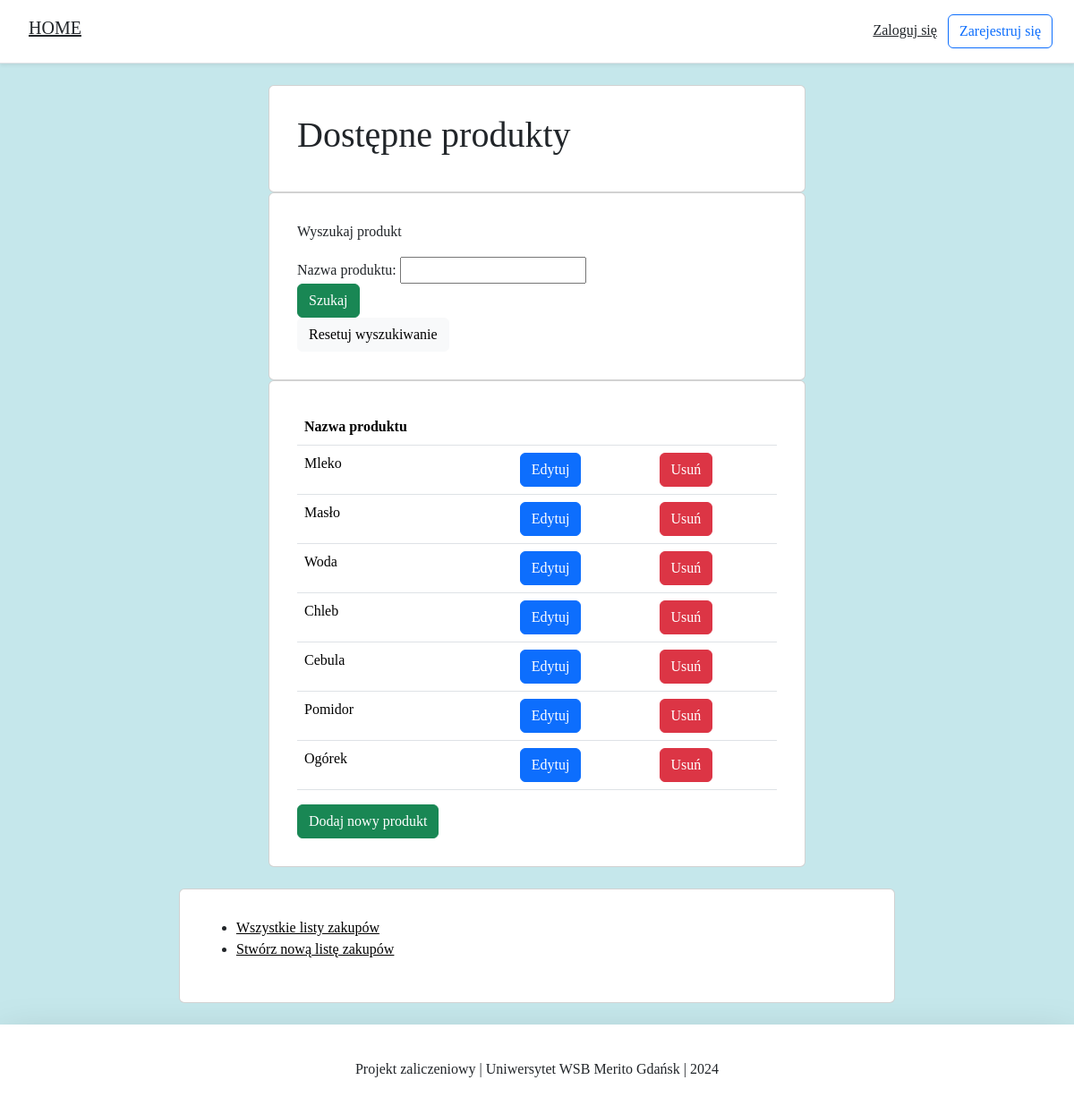
Before: /products/ with the older database file.
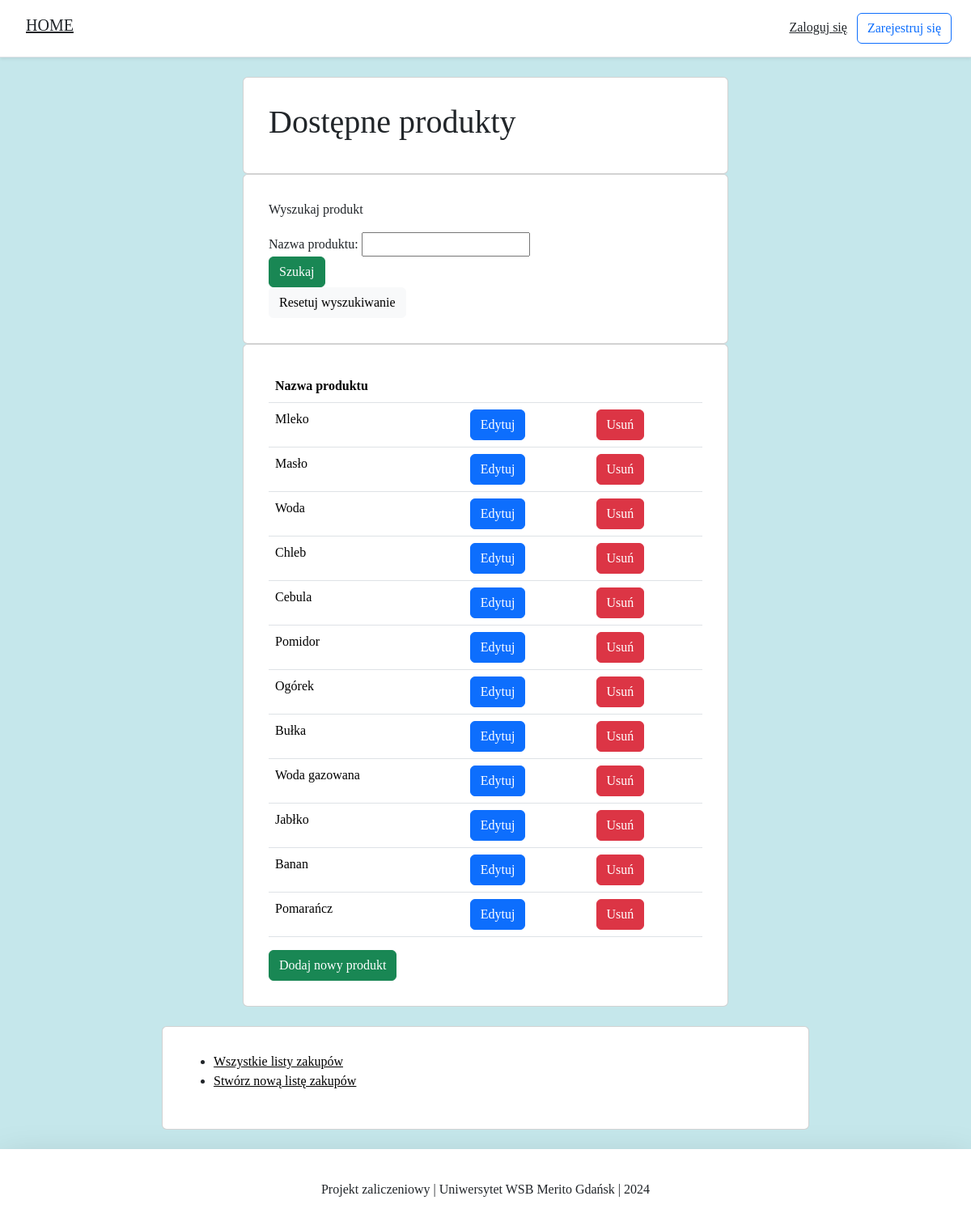
After: the same page with the newer database file.
### products/models.py (models this page shows, shortened)
class Products(models.Model):
    product_name = models.CharField(max_length=30, verbose_name="Nazwa produktu")
    class Meta:
        verbose_name_plural = "Produkty"

### products/views.py (the view, shortened to what this page needs)
# urls.py: path('products/', ProductsListView.as_view(), name='products'),
class ProductsListView(ListView):
    model = Products
    template_name = 'all_products.html'
    context_object_name = 'my_products'
    def get_queryset(self):
        return Products.objects.all()
    def get_context_data(self, **kwargs):
        context = super(ProductsListView, self).get_context_data(**kwargs)
        context["form"] = ProductsForm(self.request.POST or None)
        return context

### products/forms.py
class ProductsForm(forms.ModelForm):
    class Meta:
        model = Products
        fields = ('product_name', )

### products/templates/all_products.html (shortened to what this page needs)
{% extends 'base.html' %}
{% load static %}
{% block content %}
<body>
<div class="container">
    <div class="row justify-content-center">
        <div class="card card-main">
            <div class="card-body">
                <h1>Dostępne produkty</h1>
            </div>
        </div>
    </div>
</div>
<div class="container">
    <div class="row justify-content-center">
        <div class="card card-search">
            <div class="card-body">
                <p>Wyszukaj produkt</p>
                <form action="{% url 'products' %}" method="POST">
                    {% for field in form %}
                        <div class="fieldWrapper">
                            {{ field.label_tag }} {{ field }}
                        </div>
                    {% endfor %}
                    <input type="submit" class="btn btn-success" value="Szukaj">
                </form>
                <a href="{% url 'products' %}"  class="btn btn-light">Resetuj wyszukiwanie</a>
            </div>
        </div>
    </div>
</div>
<div class="container">
    <div class="row justify-content-center">
        <div class="card card-main">
            <div class="card-body">
                <table class="table">
                    <thead>
                        <tr>
                            <th>Nazwa produktu</th>
                            <th></th>
                            <th></th>
                        </tr>
                    </thead>
                    <tbody>
                        {% for x in my_products %}
                            <tr>
                                <td>{{ x.product_name }}</td>
                                <td><a href="{% url 'product_change' x.id %}" class="btn btn-primary">Edytuj</a></td>
                                <td><a href="{% url 'product_delete' x.id %}" class="btn btn-danger">Usuń</a></td>
                            </tr>
                        {% endfor %}
                    </tbody>
                </table>
                <a href="{% url 'product_create' %}" class="btn btn-success">Dodaj nowy produkt</a>
            </div>
        </div>
    </div>
</div>
<div class="container mt-4">
    <div class="row justify-content-center">
        <div class="card card-navigate">
            <div class="card-body">
                <ul>
                    <li><a href="{% url 'shopping_list' %}">Wszystkie listy zakupów</a></li>
                    <li><a href="{% url 'create' %}">Stwórz nową listę zakupów</a></li>
                </ul>
            </div>
        </div>
    </div>
</div>
</body>
{% endblock content %}

### products/templates/base.html (shortened to what this page needs)
<!DOCTYPE html>
{% load static %}
<html>
<head>
    <link rel="stylesheet" href="{% static 'bootstrap/css/bootstrap.min.css' %}">
</head>
<body>
{% include 'snippets/header.html' %}
<div class="main">
    {% block content %}
    {% endblock content %}
</div>
{% include 'snippets/footer.html' %}
</body>
</html>

### products/templates/snippets/header.html (shortened to what this page needs)
{% load static %}
<div class="d-flex p-3 px-md-4 mb-4 bg-white border-bottom shadow-sm">
    <div class="d-none d-md-flex flex-row my-auto flex-grow-1 align-items-center">
        <h5 class="mr-3 font-weight-normal justify-content-start">
            <a class="p-2 text-dark" href="{% url 'main' %}">HOME</a>
        </h5>
        <div class="d-flex flex-row-reverse flex-grow-1">
            <nav>
                {% if request.user.is_authenticated %}
                    <div class="d-flex align-items-center p-2">
                        <a class="btn btn-outline-primary ml-2" href="{% url 'logout' %}">Wyloguj się</a>
                    </div>
                {% else %}
                    <a class="p-2 text-dark" href="{% url 'login' %}">Zaloguj się</a>
                    <a class="btn btn-outline-primary" href="{% url 'register' %}">Zarejestruj się</a>
                {% endif %}
            </nav>
        </div>
    </div>
</div>

### products/templates/snippets/footer.html (shortened to what this page needs)
<div class="d-flex flex-row align-items-center footer bg-white shadow-lg mt-4">
    <p class="m-auto">Projekt zaliczeniowy | Uniwersytet WSB Merito Gdańsk | 2024</p>
</div>

### products/templates/snippets/base_css.html (style rules this page uses)
body { background-color: #c5e7eb; font-family: "Segue UI"; font-weight: 380; }
:root { --main-background-color: #c5e7eb; --dark-background-color: #a3d4e3; --secondary-text-color: #808080; --light-primary-text-color: #0080ff; }

### products/templates/base.html (style rules this page uses)
.main { min-height: 100vh; height: 100%; }

### products/templates/all_products.html (style rules this page uses)
.card-search { width: 100%; max-width: 600px; padding: 15px; margin: auto; }
.card-navigate { width: 100%; max-width: 800px; padding: 15px; margin: auto; }

### products/templates/snippets/footer.html (style rules this page uses)
.footer { min-height: 100px; }

Changed rows visible on the page:
added Products: product_name "Bułka"
added Products: product_name "Woda gazowana"
added Products: product_name "Jabłko"
added Products: product_name "Banan"
added Products: product_name "Pomarańcz"
